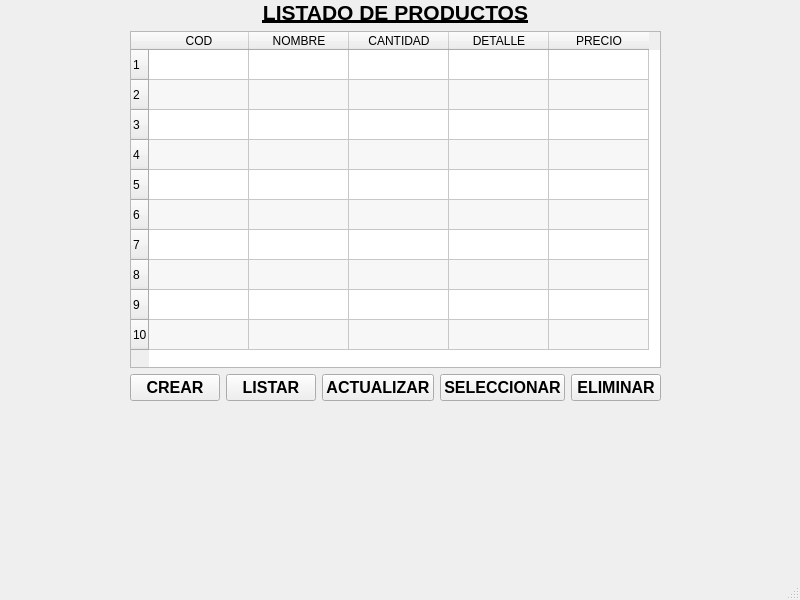
<?xml version="1.0" encoding="UTF-8"?>
<ui version="4.0">
 <class>MainWindow</class>
 <widget class="QMainWindow" name="MainWindow">
  <property name="geometry">
   <rect>
    <x>0</x>
    <y>0</y>
    <width>800</width>
    <height>600</height>
   </rect>
  </property>
  <property name="windowTitle">
   <string>MainWindow</string>
  </property>
  <widget class="QWidget" name="centralwidget">
   <widget class="QWidget" name="">
    <property name="geometry">
     <rect>
      <x>130</x>
      <y>0</y>
      <width>531</width>
      <height>401</height>
     </rect>
    </property>
    <layout class="QGridLayout" name="gridLayout_2">
     <item row="1" column="0">
      <widget class="QLabel" name="lbl_listadoDeProductos">
       <property name="font">
        <font>
         <pointsize>16</pointsize>
         <weight>75</weight>
         <italic>false</italic>
         <bold>true</bold>
         <underline>true</underline>
        </font>
       </property>
       <property name="text">
        <string>LISTADO DE PRODUCTOS</string>
       </property>
       <property name="alignment">
        <set>Qt::AlignCenter</set>
       </property>
      </widget>
     </item>
     <item row="4" column="0">
      <layout class="QGridLayout" name="gridLayout">
       <item row="0" column="0">
        <widget class="QPushButton" name="btn_crear">
         <property name="font">
          <font>
           <pointsize>12</pointsize>
           <weight>75</weight>
           <bold>true</bold>
          </font>
         </property>
         <property name="text">
          <string>CREAR</string>
         </property>
        </widget>
       </item>
       <item row="0" column="1">
        <widget class="QPushButton" name="btn_listar">
         <property name="font">
          <font>
           <pointsize>12</pointsize>
           <weight>75</weight>
           <bold>true</bold>
          </font>
         </property>
         <property name="text">
          <string>LISTAR</string>
         </property>
        </widget>
       </item>
       <item row="0" column="2">
        <widget class="QPushButton" name="btn_actualizar">
         <property name="font">
          <font>
           <pointsize>12</pointsize>
           <weight>75</weight>
           <bold>true</bold>
          </font>
         </property>
         <property name="text">
          <string>ACTUALIZAR</string>
         </property>
        </widget>
       </item>
       <item row="0" column="3">
        <widget class="QPushButton" name="btn_seleccionar">
         <property name="font">
          <font>
           <pointsize>12</pointsize>
           <weight>75</weight>
           <bold>true</bold>
          </font>
         </property>
         <property name="text">
          <string>SELECCIONAR</string>
         </property>
        </widget>
       </item>
       <item row="0" column="4">
        <widget class="QPushButton" name="btn_eliminar">
         <property name="font">
          <font>
           <pointsize>12</pointsize>
           <weight>75</weight>
           <bold>true</bold>
          </font>
         </property>
         <property name="text">
          <string>ELIMINAR</string>
         </property>
        </widget>
       </item>
      </layout>
     </item>
     <item row="2" column="0">
      <widget class="QTableWidget" name="tableWidget">
       <property name="sizeAdjustPolicy">
        <enum>QAbstractScrollArea::AdjustIgnored</enum>
       </property>
       <property name="alternatingRowColors">
        <bool>true</bool>
       </property>
       <property name="rowCount">
        <number>10</number>
       </property>
       <row/>
       <row/>
       <row/>
       <row/>
       <row/>
       <row/>
       <row/>
       <row/>
       <row/>
       <row/>
       <column>
        <property name="text">
         <string>COD</string>
        </property>
       </column>
       <column>
        <property name="text">
         <string>NOMBRE</string>
        </property>
       </column>
       <column>
        <property name="text">
         <string>CANTIDAD</string>
        </property>
       </column>
       <column>
        <property name="text">
         <string>DETALLE</string>
        </property>
       </column>
       <column>
        <property name="text">
         <string>PRECIO</string>
        </property>
       </column>
      </widget>
     </item>
    </layout>
   </widget>
  </widget>
  <widget class="QMenuBar" name="menubar">
   <property name="geometry">
    <rect>
     <x>0</x>
     <y>0</y>
     <width>800</width>
     <height>21</height>
    </rect>
   </property>
  </widget>
  <widget class="QStatusBar" name="statusbar"/>
 </widget>
 <resources/>
 <connections/>
</ui>
